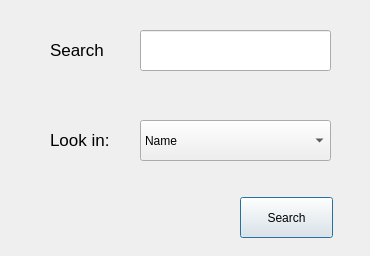
<?xml version="1.0" encoding="UTF-8"?>
<ui version="4.0">
 <class>SearchDialog</class>
 <widget class="QDialog" name="SearchDialog">
  <property name="windowModality">
   <enum>Qt::ApplicationModal</enum>
  </property>
  <property name="geometry">
   <rect>
    <x>0</x>
    <y>0</y>
    <width>370</width>
    <height>256</height>
   </rect>
  </property>
  <property name="windowTitle">
   <string>Dialog</string>
  </property>
  <widget class="QLabel" name="label">
   <property name="geometry">
    <rect>
     <x>50</x>
     <y>40</y>
     <width>66</width>
     <height>20</height>
    </rect>
   </property>
   <property name="font">
    <font>
     <pointsize>13</pointsize>
    </font>
   </property>
   <property name="text">
    <string>Search </string>
   </property>
  </widget>
  <widget class="QLineEdit" name="lineEdit">
   <property name="geometry">
    <rect>
     <x>140</x>
     <y>30</y>
     <width>191</width>
     <height>41</height>
    </rect>
   </property>
  </widget>
  <widget class="QPushButton" name="pushButton_2">
   <property name="geometry">
    <rect>
     <x>240</x>
     <y>197</y>
     <width>93</width>
     <height>41</height>
    </rect>
   </property>
   <property name="autoFillBackground">
    <bool>false</bool>
   </property>
   <property name="text">
    <string>Search</string>
   </property>
   <property name="icon">
    <iconset>
     <normaloff>images/circle3.png</normaloff>images/circle3.png</iconset>
   </property>
   <property name="flat">
    <bool>false</bool>
   </property>
  </widget>
  <widget class="QComboBox" name="comboBox">
   <property name="geometry">
    <rect>
     <x>140</x>
     <y>120</y>
     <width>191</width>
     <height>41</height>
    </rect>
   </property>
   <item>
    <property name="text">
     <string>Name</string>
    </property>
   </item>
   <item>
    <property name="text">
     <string>Category</string>
    </property>
   </item>
   <item>
    <property name="text">
     <string>Status</string>
    </property>
   </item>
   <item>
    <property name="text">
     <string>Description</string>
    </property>
   </item>
  </widget>
  <widget class="QLabel" name="label_2">
   <property name="geometry">
    <rect>
     <x>50</x>
     <y>130</y>
     <width>66</width>
     <height>20</height>
    </rect>
   </property>
   <property name="font">
    <font>
     <pointsize>13</pointsize>
    </font>
   </property>
   <property name="text">
    <string>Look in:</string>
   </property>
  </widget>
 </widget>
 <resources/>
 <connections/>
</ui>
